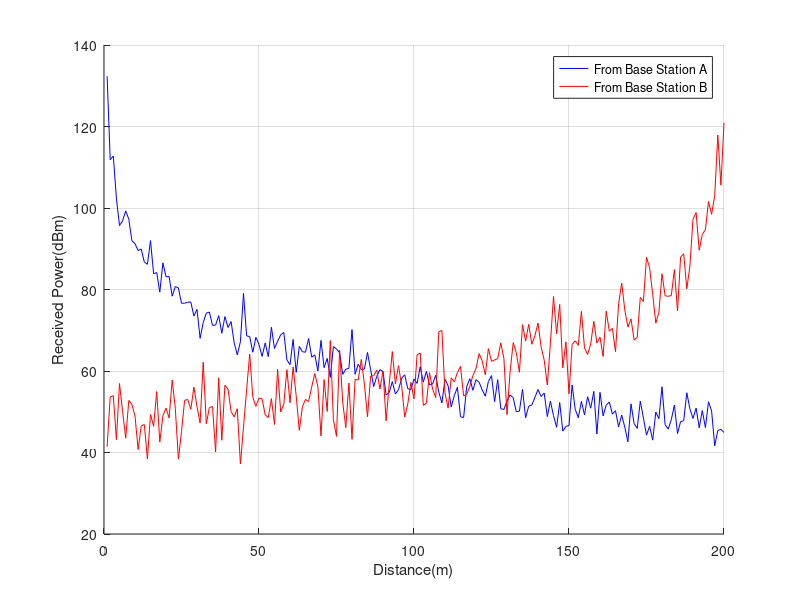

Write the MATLAB code that produced this figure.
clc;
clear all;
hte= 100;
hre=100;
sdA=3;
sdB=5;
noiseA=sdA*randn(1,200);
noiseB=sdB*randn(1,200);
disp('Uplink Frequency=635/835/1235MHz')
disp('Downlink Frequency=680/880/1280MHz')
fc=input('put the Uplink or Downlink Frequency in MHz:')

for d=1:200
    LA(d)=46.3+33.9*log(fc)-13.82*log(hte)-[(1.1*log(fc)-0.7)*hre-[1.56*log(fc)-0.8]]+[44.9-6.55*log(hte)]*log(d)+3
    LB(d)=46.3+33.9*log(fc)-13.82*log(hte)-[(1.1*log(fc)-0.7)*hre-[1.56*log(fc)-0.8]]+[44.9-6.55*log(hte)]*log(201-d)+3
    LF(d)= 35+20*log10(fc)+20*log10(d)
    SrA(d)=60-LA(d);
    SrB(d)=60-LB(d);
    PrA(d)=60-LA(d)+noiseA(d);
    PrB(d)=60-LB(d)+noiseB(d);
end
figure(1)
grid on;
xlabel('Distance(m)');
ylabel('Received Power(dBm)');
hold on;
plot(PrA, 'b');
plot(PrB, 'r');
hold on;
legend('From Base Station A', 'From Base Station B')